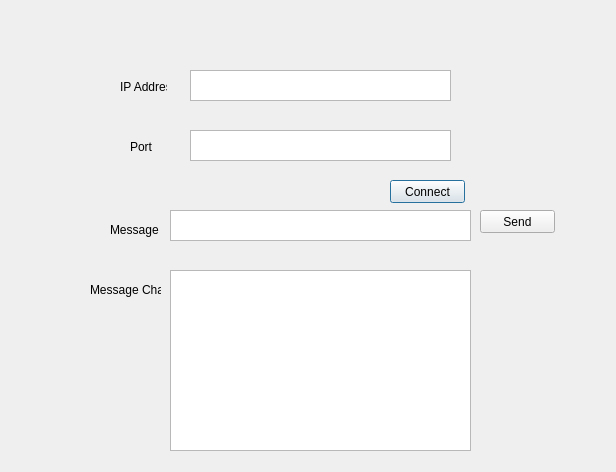
<?xml version="1.0" encoding="UTF-8"?>
<ui version="4.0">
 <class>Dialog</class>
 <widget class="QDialog" name="Dialog">
  <property name="geometry">
   <rect>
    <x>0</x>
    <y>0</y>
    <width>616</width>
    <height>472</height>
   </rect>
  </property>
  <property name="windowTitle">
   <string>Dialog</string>
  </property>
  <widget class="QLabel" name="label">
   <property name="geometry">
    <rect>
     <x>120</x>
     <y>80</y>
     <width>47</width>
     <height>13</height>
    </rect>
   </property>
   <property name="text">
    <string>IP Address</string>
   </property>
  </widget>
  <widget class="QTextEdit" name="textEditIP">
   <property name="geometry">
    <rect>
     <x>190</x>
     <y>70</y>
     <width>261</width>
     <height>31</height>
    </rect>
   </property>
  </widget>
  <widget class="QTextEdit" name="textEditPort">
   <property name="geometry">
    <rect>
     <x>190</x>
     <y>130</y>
     <width>261</width>
     <height>31</height>
    </rect>
   </property>
  </widget>
  <widget class="QLabel" name="label_2">
   <property name="geometry">
    <rect>
     <x>130</x>
     <y>140</y>
     <width>47</width>
     <height>13</height>
    </rect>
   </property>
   <property name="text">
    <string>Port</string>
   </property>
  </widget>
  <widget class="QPushButton" name="pushButtonConnect">
   <property name="geometry">
    <rect>
     <x>390</x>
     <y>180</y>
     <width>75</width>
     <height>23</height>
    </rect>
   </property>
   <property name="text">
    <string>Connect</string>
   </property>
  </widget>
  <widget class="QTextEdit" name="textEditMessage">
   <property name="geometry">
    <rect>
     <x>170</x>
     <y>210</y>
     <width>301</width>
     <height>31</height>
    </rect>
   </property>
  </widget>
  <widget class="QLabel" name="label_3">
   <property name="geometry">
    <rect>
     <x>90</x>
     <y>280</y>
     <width>71</width>
     <height>20</height>
    </rect>
   </property>
   <property name="text">
    <string>Message Chat</string>
   </property>
  </widget>
  <widget class="QPushButton" name="pushButtonSend">
   <property name="geometry">
    <rect>
     <x>480</x>
     <y>210</y>
     <width>75</width>
     <height>23</height>
    </rect>
   </property>
   <property name="text">
    <string>Send</string>
   </property>
  </widget>
  <widget class="QTextEdit" name="textEdit_chat">
   <property name="geometry">
    <rect>
     <x>170</x>
     <y>270</y>
     <width>301</width>
     <height>181</height>
    </rect>
   </property>
  </widget>
  <widget class="QLabel" name="label_4">
   <property name="geometry">
    <rect>
     <x>110</x>
     <y>220</y>
     <width>51</width>
     <height>20</height>
    </rect>
   </property>
   <property name="text">
    <string>Message</string>
   </property>
  </widget>
 </widget>
 <layoutdefault spacing="6" margin="11"/>
 <resources/>
 <connections/>
</ui>
